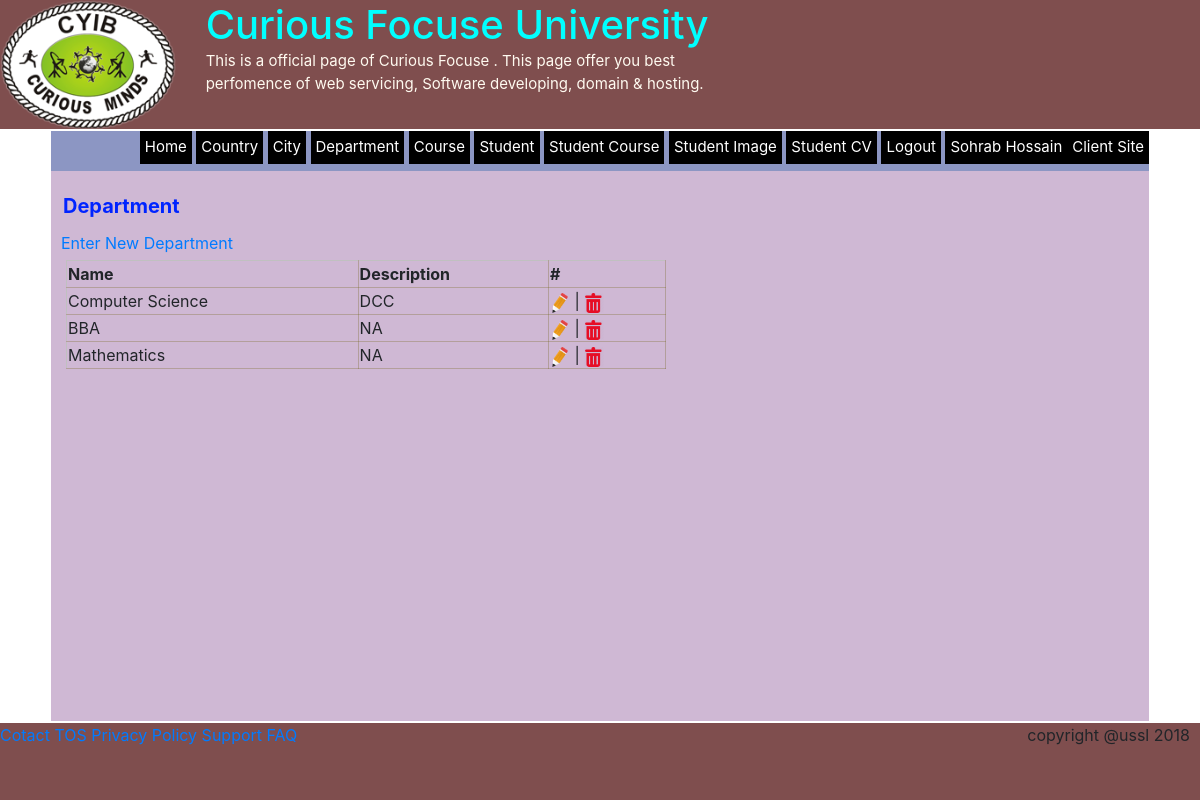
Screenshot of /?p=department (signed in) with the database file from the repository.
### tables this page shows
CREATE TABLE `department` (
  `id` int(11) NOT NULL,
  `name` varchar(200) DEFAULT NULL,
  `description` varchar(500) DEFAULT NULL
);

### pages/department.php (the view)
<div class="links">
	<a href="?p=department_new">Enter New Department</a>
</div>
<?php
	$cn = mysqli_connect("localhost", "root", "", "dbuscoaching");
	$sql = "SELECT id, name, description FROM department";
	$table = mysqli_query($cn,$sql);
	print '<table>';
	print '<tr><th>Name</th><th>Description</th><th>#</th></tr>';
	while($row = mysqli_fetch_assoc($table))
	{
		print '<tr>';
		print '<td>'.htmlentities($row["name"]).'</td>';
		print '<td>'.htmlentities($row["description"]).'</td>';
		print '<td><a href="#"><img src="images/edit.png" height="20" title="Edit" alt="Edit"/></a> |
		<a href="#"><img src="images/delete01.png" height="20" title="Delete" alt="Delete"></a></td>';
		print '</tr>';
	}
	print '</table>';
?>

### css/index.css (style rules this page uses)
* { margin: 0 auto 0 auto; }
body { background: rgba(137,163,158,0.53); font-family: Segoe, "Segoe UI", "DejaVu Sans", "Trebuchet MS", Verdana, "sans-serif"; font-size: 14px; }

### css/table.css (style rules this page uses)
table { min-width: 600px; border: thin solid silver; margin: 5px; float: left; }
td { border-right: thin solid rgba(114,100,25,0.30); border-bottom: thin solid rgba(114,100,25,0.30); }
th { border-right: thin solid rgba(114,100,25,0.30); border-bottom: thin solid rgba(114,100,25,0.30); }

### rows the page displays
department: name "Computer Science", description "DCC"
department: name "BBA", description "NA"
department: name "Mathematics", description "NA"

### other values shown
$_SESSION['name'] "Sohrab Hossain"
str_replace("_"," ",$_GET['p']) "Department"
